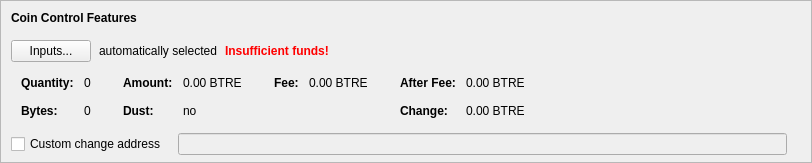
    <widget class="QFrame" name="frameCoinControl">
     <property name="sizePolicy">
      <sizepolicy hsizetype="Expanding" vsizetype="Expanding">
       <horstretch>0</horstretch>
       <verstretch>0</verstretch>
      </sizepolicy>
     </property>
     <property name="maximumSize">
      <size>
       <width>16777215</width>
       <height>16777215</height>
      </size>
     </property>
     <property name="frameShape">
      <enum>QFrame::StyledPanel</enum>
     </property>
     <property name="frameShadow">
      <enum>QFrame::Sunken</enum>
     </property>
     <layout class="QVBoxLayout" name="verticalLayoutCoinControl2">
      <property name="spacing">
       <number>0</number>
      </property>
      <property name="leftMargin">
       <number>0</number>
      </property>
      <property name="topMargin">
       <number>0</number>
      </property>
      <property name="rightMargin">
       <number>0</number>
      </property>
      <property name="bottomMargin">
       <number>6</number>
      </property>
      <item>
       <layout class="QVBoxLayout" name="verticalLayoutCoinControl" stretch="0,0,0,0,1">
        <property name="spacing">
         <number>0</number>
        </property>
        <property name="leftMargin">
         <number>10</number>
        </property>
        <property name="topMargin">
         <number>10</number>
        </property>
        <item>
         <layout class="QHBoxLayout" name="horizontalLayoutCoinControl1">
          <property name="bottomMargin">
           <number>15</number>
          </property>
          <item>
           <widget class="QLabel" name="labelCoinControlFeatures">
            <property name="sizePolicy">
             <sizepolicy hsizetype="Preferred" vsizetype="Maximum">
              <horstretch>0</horstretch>
              <verstretch>0</verstretch>
             </sizepolicy>
            </property>
            <property name="font">
             <font>
              <weight>75</weight>
              <bold>true</bold>
             </font>
            </property>
            <property name="styleSheet">
             <string notr="true">font-weight:bold;</string>
            </property>
            <property name="text">
             <string>Coin Control Features</string>
            </property>
           </widget>
          </item>
         </layout>
        </item>
        <item>
         <layout class="QHBoxLayout" name="horizontalLayoutCoinControl2" stretch="0,0,0,0">
          <property name="spacing">
           <number>8</number>
          </property>
          <property name="bottomMargin">
           <number>10</number>
          </property>
          <item>
           <widget class="QPushButton" name="pushButtonCoinControl">
            <property name="styleSheet">
             <string notr="true"/>
            </property>
            <property name="text">
             <string>Inputs...</string>
            </property>
            <property name="autoDefault">
             <bool>false</bool>
            </property>
           </widget>
          </item>
          <item>
           <widget class="QLabel" name="labelCoinControlAutomaticallySelected">
            <property name="text">
             <string>automatically selected</string>
            </property>
            <property name="margin">
             <number>5</number>
            </property>
           </widget>
          </item>
          <item>
           <widget class="QLabel" name="labelCoinControlInsuffFunds">
            <property name="font">
             <font>
              <weight>75</weight>
              <bold>true</bold>
             </font>
            </property>
            <property name="styleSheet">
             <string notr="true">color:red;font-weight:bold;</string>
            </property>
            <property name="text">
             <string>Insufficient funds!</string>
            </property>
            <property name="margin">
             <number>5</number>
            </property>
           </widget>
          </item>
          <item>
           <spacer name="horizontalSpacerCoinControl">
            <property name="orientation">
             <enum>Qt::Horizontal</enum>
            </property>
            <property name="sizeHint" stdset="0">
             <size>
              <width>40</width>
              <height>1</height>
             </size>
            </property>
           </spacer>
          </item>
         </layout>
        </item>
        <item>
         <widget class="QWidget" name="widgetCoinControl" native="true">
          <property name="sizePolicy">
           <sizepolicy hsizetype="Preferred" vsizetype="Preferred">
            <horstretch>0</horstretch>
            <verstretch>0</verstretch>
           </sizepolicy>
          </property>
          <property name="minimumSize">
           <size>
            <width>0</width>
            <height>0</height>
           </size>
          </property>
          <property name="styleSheet">
           <string notr="true"/>
          </property>
          <layout class="QHBoxLayout" name="horizontalLayoutCoinControl5">
           <property name="leftMargin">
            <number>0</number>
           </property>
           <property name="topMargin">
            <number>0</number>
           </property>
           <property name="rightMargin">
            <number>0</number>
           </property>
           <property name="bottomMargin">
            <number>0</number>
           </property>
           <item>
            <layout class="QHBoxLayout" name="horizontalLayoutCoinControl3" stretch="0,0,0,1">
             <property name="spacing">
              <number>20</number>
             </property>
             <property name="topMargin">
              <number>0</number>
             </property>
             <property name="bottomMargin">
              <number>10</number>
             </property>
             <item>
              <layout class="QFormLayout" name="formLayoutCoinControl1">
               <property name="horizontalSpacing">
                <number>10</number>
               </property>
               <property name="verticalSpacing">
                <number>14</number>
               </property>
               <property name="leftMargin">
                <number>10</number>
               </property>
               <property name="topMargin">
                <number>4</number>
               </property>
               <property name="rightMargin">
                <number>6</number>
               </property>
               <item row="0" column="0">
                <widget class="QLabel" name="labelCoinControlQuantityText">
                 <property name="font">
                  <font>
                   <weight>75</weight>
                   <bold>true</bold>
                  </font>
                 </property>
                 <property name="text">
                  <string>Quantity:</string>
                 </property>
                 <property name="margin">
                  <number>0</number>
                 </property>
                </widget>
               </item>
               <item row="0" column="1">
                <widget class="QLabel" name="labelCoinControlQuantity">
                 <property name="cursor">
                  <cursorShape>IBeamCursor</cursorShape>
                 </property>
                 <property name="contextMenuPolicy">
                  <enum>Qt::ActionsContextMenu</enum>
                 </property>
                 <property name="text">
                  <string notr="true">0</string>
                 </property>
                 <property name="margin">
                  <number>0</number>
                 </property>
                 <property name="textInteractionFlags">
                  <set>Qt::LinksAccessibleByMouse|Qt::TextSelectableByKeyboard|Qt::TextSelectableByMouse</set>
                 </property>
                </widget>
               </item>
               <item row="1" column="0">
                <widget class="QLabel" name="labelCoinControlBytesText">
                 <property name="font">
                  <font>
                   <weight>75</weight>
                   <bold>true</bold>
                  </font>
                 </property>
                 <property name="text">
                  <string>Bytes:</string>
                 </property>
                </widget>
               </item>
               <item row="1" column="1">
                <widget class="QLabel" name="labelCoinControlBytes">
                 <property name="cursor">
                  <cursorShape>IBeamCursor</cursorShape>
                 </property>
                 <property name="contextMenuPolicy">
                  <enum>Qt::ActionsContextMenu</enum>
                 </property>
                 <property name="text">
                  <string notr="true">0</string>
                 </property>
                 <property name="textInteractionFlags">
                  <set>Qt::LinksAccessibleByMouse|Qt::TextSelectableByKeyboard|Qt::TextSelectableByMouse</set>
                 </property>
                </widget>
               </item>
              </layout>
             </item>
             <item>
              <layout class="QFormLayout" name="formLayoutCoinControl2">
               <property name="horizontalSpacing">
                <number>10</number>
               </property>
               <property name="verticalSpacing">
                <number>14</number>
               </property>
               <property name="leftMargin">
                <number>6</number>
               </property>
               <property name="topMargin">
                <number>4</number>
               </property>
               <property name="rightMargin">
                <number>6</number>
               </property>
               <item row="0" column="0">
                <widget class="QLabel" name="labelCoinControlAmountText">
                 <property name="font">
                  <font>
                   <weight>75</weight>
                   <bold>true</bold>
                  </font>
                 </property>
                 <property name="text">
                  <string>Amount:</string>
                 </property>
                 <property name="margin">
                  <number>0</number>
                 </property>
                </widget>
               </item>
               <item row="0" column="1">
                <widget class="QLabel" name="labelCoinControlAmount">
                 <property name="cursor">
                  <cursorShape>IBeamCursor</cursorShape>
                 </property>
                 <property name="contextMenuPolicy">
                  <enum>Qt::ActionsContextMenu</enum>
                 </property>
                 <property name="text">
                  <string notr="true">0.00 BTRE</string>
                 </property>
                 <property name="textInteractionFlags">
                  <set>Qt::LinksAccessibleByMouse|Qt::TextSelectableByKeyboard|Qt::TextSelectableByMouse</set>
                 </property>
                </widget>
               </item>
               <item row="1" column="0">
                <widget class="QLabel" name="labelCoinControlLowOutputText">
                 <property name="font">
                  <font>
                   <weight>75</weight>
                   <bold>true</bold>
                  </font>
                 </property>
                 <property name="text">
                  <string>Dust:</string>
                 </property>
                </widget>
               </item>
               <item row="1" column="1">
                <widget class="QLabel" name="labelCoinControlLowOutput">
                 <property name="cursor">
                  <cursorShape>IBeamCursor</cursorShape>
                 </property>
                 <property name="contextMenuPolicy">
                  <enum>Qt::ActionsContextMenu</enum>
                 </property>
                 <property name="text">
                  <string notr="true">no</string>
                 </property>
                 <property name="textInteractionFlags">
                  <set>Qt::LinksAccessibleByMouse|Qt::TextSelectableByKeyboard|Qt::TextSelectableByMouse</set>
                 </property>
                </widget>
               </item>
              </layout>
             </item>
             <item>
              <layout class="QFormLayout" name="formLayoutCoinControl3">
               <property name="horizontalSpacing">
                <number>10</number>
               </property>
               <property name="verticalSpacing">
                <number>14</number>
               </property>
               <property name="leftMargin">
                <number>6</number>
               </property>
               <property name="topMargin">
                <number>4</number>
               </property>
               <property name="rightMargin">
                <number>6</number>
               </property>
               <item row="0" column="0">
                <widget class="QLabel" name="labelCoinControlFeeText">
                 <property name="font">
                  <font>
                   <weight>75</weight>
                   <bold>true</bold>
                  </font>
                 </property>
                 <property name="text">
                  <string>Fee:</string>
                 </property>
                 <property name="margin">
                  <number>0</number>
                 </property>
                </widget>
               </item>
               <item row="0" column="1">
                <widget class="QLabel" name="labelCoinControlFee">
                 <property name="cursor">
                  <cursorShape>IBeamCursor</cursorShape>
                 </property>
                 <property name="contextMenuPolicy">
                  <enum>Qt::ActionsContextMenu</enum>
                 </property>
                 <property name="text">
                  <string notr="true">0.00 BTRE</string>
                 </property>
                 <property name="textInteractionFlags">
                  <set>Qt::LinksAccessibleByMouse|Qt::TextSelectableByKeyboard|Qt::TextSelectableByMouse</set>
                 </property>
                </widget>
               </item>
              </layout>
             </item>
             <item>
              <layout class="QFormLayout" name="formLayoutCoinControl4">
               <property name="horizontalSpacing">
                <number>10</number>
               </property>
               <property name="verticalSpacing">
                <number>14</number>
               </property>
               <property name="leftMargin">
                <number>6</number>
               </property>
               <property name="topMargin">
                <number>4</number>
               </property>
               <property name="rightMargin">
                <number>6</number>
               </property>
               <item row="0" column="0">
                <widget class="QLabel" name="labelCoinControlAfterFeeText">
                 <property name="font">
                  <font>
                   <weight>75</weight>
                   <bold>true</bold>
                  </font>
                 </property>
                 <property name="text">
                  <string>After Fee:</string>
                 </property>
                 <property name="margin">
                  <number>0</number>
                 </property>
                </widget>
               </item>
               <item row="0" column="1">
                <widget class="QLabel" name="labelCoinControlAfterFee">
                 <property name="cursor">
                  <cursorShape>IBeamCursor</cursorShape>
                 </property>
                 <property name="contextMenuPolicy">
                  <enum>Qt::ActionsContextMenu</enum>
                 </property>
                 <property name="text">
                  <string notr="true">0.00 BTRE</string>
                 </property>
                 <property name="textInteractionFlags">
                  <set>Qt::LinksAccessibleByMouse|Qt::TextSelectableByKeyboard|Qt::TextSelectableByMouse</set>
                 </property>
                </widget>
               </item>
               <item row="1" column="0">
                <widget class="QLabel" name="labelCoinControlChangeText">
                 <property name="font">
                  <font>
                   <weight>75</weight>
                   <bold>true</bold>
                  </font>
                 </property>
                 <property name="text">
                  <string>Change:</string>
                 </property>
                </widget>
               </item>
               <item row="1" column="1">
                <widget class="QLabel" name="labelCoinControlChange">
                 <property name="cursor">
                  <cursorShape>IBeamCursor</cursorShape>
                 </property>
                 <property name="contextMenuPolicy">
                  <enum>Qt::ActionsContextMenu</enum>
                 </property>
                 <property name="text">
                  <string notr="true">0.00 BTRE</string>
                 </property>
                 <property name="textInteractionFlags">
                  <set>Qt::LinksAccessibleByMouse|Qt::TextSelectableByKeyboard|Qt::TextSelectableByMouse</set>
                 </property>
                </widget>
               </item>
              </layout>
             </item>
            </layout>
           </item>
          </layout>
         </widget>
        </item>
        <item>
         <layout class="QHBoxLayout" name="horizontalLayoutCoinControl4" stretch="0,0,0">
          <property name="spacing">
           <number>12</number>
          </property>
          <property name="sizeConstraint">
           <enum>QLayout::SetDefaultConstraint</enum>
          </property>
          <property name="topMargin">
           <number>5</number>
          </property>
          <property name="rightMargin">
           <number>5</number>
          </property>
          <item>
           <widget class="QCheckBox" name="checkBoxCoinControlChange">
            <property name="toolTip">
             <string>If this is activated, but the change address is empty or invalid, change will be sent to a newly generated address.</string>
            </property>
            <property name="text">
             <string>Custom change address</string>
            </property>
           </widget>
          </item>
          <item>
           <widget class="QValidatedLineEdit" name="lineEditCoinControlChange">
            <property name="enabled">
             <bool>false</bool>
            </property>
            <property name="sizePolicy">
             <sizepolicy hsizetype="Expanding" vsizetype="Fixed">
              <horstretch>0</horstretch>
              <verstretch>0</verstretch>
             </sizepolicy>
            </property>
           </widget>
          </item>
          <item>
           <widget class="QLabel" name="labelCoinControlChangeLabel">
            <property name="sizePolicy">
             <sizepolicy hsizetype="Preferred" vsizetype="Expanding">
              <horstretch>0</horstretch>
              <verstretch>0</verstretch>
             </sizepolicy>
            </property>
            <property name="minimumSize">
             <size>
              <width>0</width>
              <height>0</height>
             </size>
            </property>
            <property name="text">
             <string/>
            </property>
            <property name="margin">
             <number>3</number>
            </property>
           </widget>
          </item>
         </layout>
        </item>
        <item>
         <spacer name="verticalSpacerCoinControl">
          <property name="orientation">
           <enum>Qt::Vertical</enum>
          </property>
          <property name="sizeHint" stdset="0">
           <size>
            <width>800</width>
            <height>1</height>
           </size>
          </property>
         </spacer>
        </item>
       </layout>
      </item>
     </layout>
    </widget>
